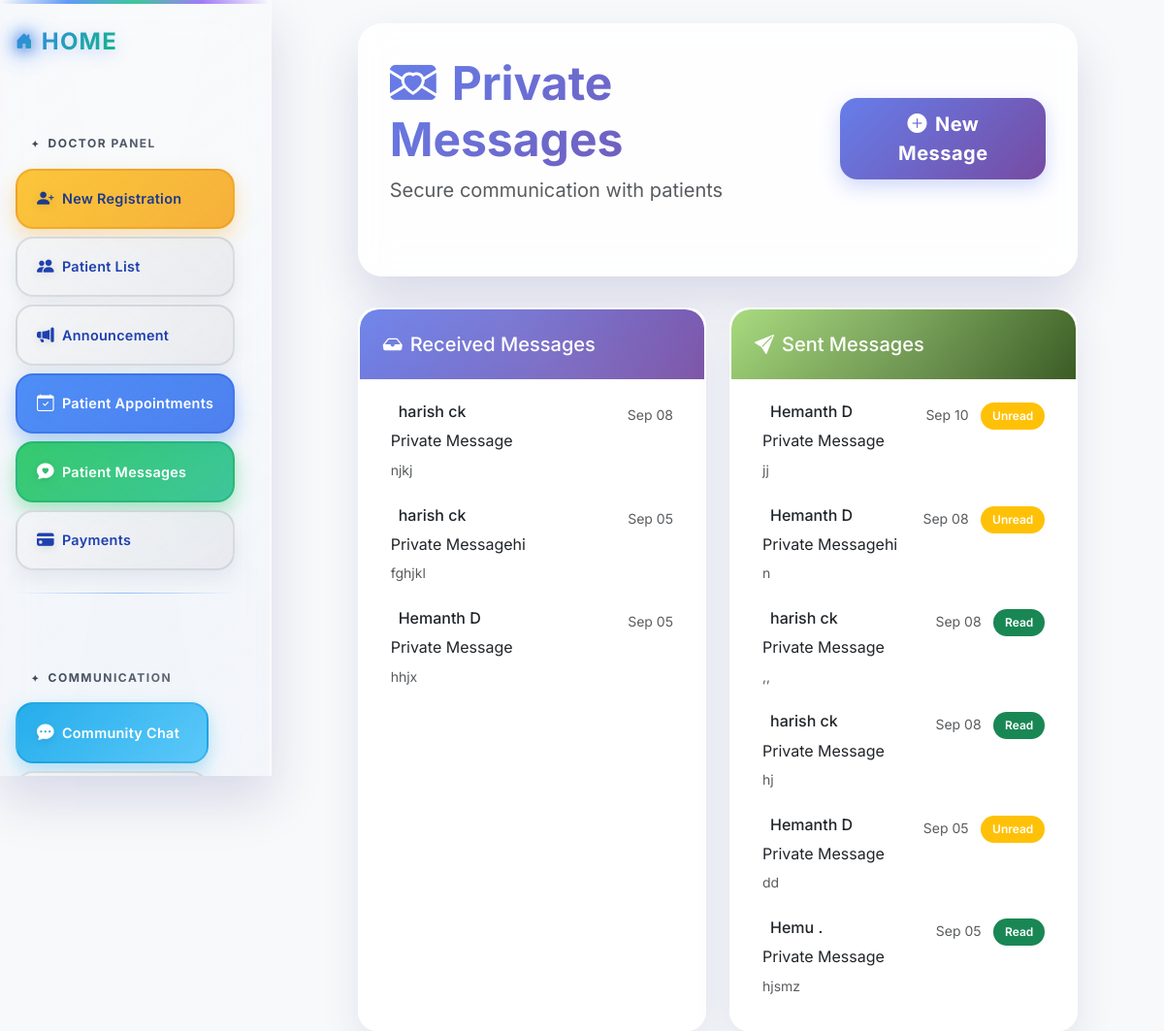
Screenshot of /messages/private/ (signed in) with the database file from the repository.
### messaging/models.py (models this page shows, shortened)
class PrivateMessage(models.Model):
    sender = models.ForeignKey(User, on_delete=models.CASCADE, related_name='sent_messages')
    recipient = models.ForeignKey(User, on_delete=models.CASCADE, related_name='received_messages')
    subject = models.CharField(max_length=200, default="Private Message")
    message = models.TextField()
    is_read = models.BooleanField(default=False)
    created_at = models.DateTimeField(default=timezone.now)
    class Meta:
        ordering = ['-created_at']

### messaging/views.py (the view)
# urls.py: path("private/", views.private_messages, name="private_messages"),
@login_required
def private_messages(request):
    if request.user.is_superuser:
        received_messages = PrivateMessage.objects.filter(recipient=request.user)
        sent_messages = PrivateMessage.objects.filter(sender=request.user)
    else:
        received_messages = PrivateMessage.objects.filter(recipient=request.user)
        sent_messages = PrivateMessage.objects.filter(sender=request.user)
    received_messages.filter(is_read=False).update(is_read=True)
    context = {
        'received_messages': received_messages,
        'sent_messages': sent_messages,
        'unread_count': PrivateMessage.objects.filter(recipient=request.user, is_read=False).count()
    }
    return render(request, 'messaging/private_messages.html', context)

### messaging/templates/messaging/private_messages.html (shortened to what this page needs)
{% extends "base.html" %}
{% block content %}
<div class="container mt-4">
  <div class="row justify-content-center">
    <div class="col-lg-10">
      <div class="messages-container">
        <div class="d-flex justify-content-between align-items-center mb-4">
          <div>
            <h1 class="display-5 fw-bold gradient-text mb-2">
              <i class="bi bi-envelope-heart-fill me-3"></i>Private Messages
            </h1>
            <p class="text-muted fs-5">Secure communication with {% if request.user.is_superuser %}patients{% else %}doctors{% endif %}</p>
          </div>
          <div class="text-end">
            <a href="{% url 'messaging:send_message' %}" class="btn btn-primary btn-lg px-4">
              <i class="bi bi-plus-circle-fill me-2"></i>New Message
            </a>
          </div>
        </div>
      </div>
      <div class="row g-4 align-items-stretch">
        <div class="col-md-6">
          <div class="message-card h-100">
            <div class="card-header text-white received-header">
              <h5 class="mb-0 position-relative">
                <i class="bi bi-inbox-fill me-2"></i>Received Messages
              </h5>
            </div>
            <div class="card-body p-3">
              {% if received_messages %}
                <div class="list-group list-group-flush">
                  {% for message in received_messages %}
                    <a href="{% url 'messaging:view_message' message.id %}" class="list-group-item list-group-item-action {% if not message.is_read %}unread{% endif %} text-decoration-none">
                      <div class="d-flex justify-content-between align-items-start">
                        <div class="flex-grow-1">
                          <h6 class="mb-2 {% if not message.is_read %}fw-bold{% endif %}">
                            {{ message.sender.get_full_name|default:message.sender.username }}
                          </h6>
                          <p class="mb-1 {% if not message.is_read %}fw-semibold{% endif %}">{{ message.subject }}</p>
                          <small class="text-muted">{{ message.message|truncatechars:100 }}</small>
                        </div>
                        <div class="text-end">
                          <small class="text-muted">{{ message.created_at|date:"M d" }}</small>
                        </div>
                      </div>
                    </a>
                  {% endfor %}
                </div>
              {% else %}
                <div class="text-center py-5 empty-state">
                  <i class="bi bi-inbox display-1 text-muted mb-3"></i>
                  <h5 class="text-muted mt-3">No messages received</h5>
                  <p class="text-muted">You haven't received any private messages yet.</p>
                </div>
              {% endif %}
            </div>
          </div>
        </div>
        <div class="col-md-6">
          <div class="message-card h-100">
            <div class="card-header text-white sent-header">
              <h5 class="mb-0 position-relative">
                <i class="bi bi-send-fill me-2"></i>Sent Messages
              </h5>
            </div>
            <div class="card-body p-3">
              {% if sent_messages %}
                <div class="list-group list-group-flush">
                  {% for message in sent_messages %}
                    <a href="{% url 'messaging:view_message' message.id %}" class="list-group-item list-group-item-action text-decoration-none">
                      <div class="d-flex justify-content-between align-items-start">
                        <div class="flex-grow-1">
                          <h6 class="mb-2">
                            {{ message.recipient.get_full_name|default:message.recipient.username }}
                          </h6>
                          <p class="mb-1">{{ message.subject }}</p>
                          <small class="text-muted">{{ message.message|truncatechars:100 }}</small>
                        </div>
                        <div class="text-end">
                          <small class="text-muted">{{ message.created_at|date:"M d" }}</small>
                          {% if message.is_read %}
                            <span class="badge bg-success ms-2">Read</span>
                          {% else %}
                            <span class="badge bg-warning ms-2">Unread</span>
                          {% endif %}
                        </div>
                      </div>
                    </a>
                  {% endfor %}
                </div>
              {% else %}
                <div class="text-center py-5 empty-state">
                  <i class="bi bi-send display-1 text-muted mb-3"></i>
                  <h5 class="text-muted mt-3">No messages sent</h5>
                  <p class="text-muted">You haven't sent any private messages yet.</p>
                </div>
              {% endif %}
            </div>
          </div>
        </div>
      </div>
    </div>
  </div>
</div>
{% endblock %}

### templates/base.html (style rules this page uses)
:root { --bg-color: #f8f9fa; --text-color: #212529; --primary-gradient: linear-gradient(135deg, #667eea 0%, #764ba2 100%); --secondary-gradient: linear-gradient(135deg, #f093fb 0%, #f5576c 100%); --success-gradient: linear-gradient(135deg, #4facfe 0%, #00f2fe 100%); --warning-gradient: linear-gradient(135deg, #43e97b 0%, #38f9d7 100%); --danger-gradient: linear-gradient(135deg, #fa709a 0%, #fee140 100%); --card-shadow: 0 10px 30px rgba(0, 0, 0, 0.1); --card-shadow-hover: 0 20px 40px rgba(0, 0, 0, 0.15); --border-radius: 15px; --transition: all 0.3s cubic-bezier(0.4, 0, 0.2, 1); }
* { box-sizing: border-box; }
body { background: var(--bg-color); color: var(--text-color); transition: var(--transition); font-family: 'Inter', -apple-system, BlinkMacSystemFont, 'Segoe UI', sans-serif; line-height: 1.6; overflow-x: hidden; }
html { scroll-behavior: smooth; }
.btn { border-radius: 10px; font-weight: 500; transition: var(--transition); border: none; position: relative; overflow: hidden; }
.btn::before { content: ''; position: absolute; top: 0; left: -100%; width: 100%; height: 100%; background: linear-gradient(90deg, transparent, rgba(255,255,255,0.2), transparent); transition: left 0.5s; }
.btn-primary { background: var(--primary-gradient); box-shadow: 0 4px 15px rgba(102, 126, 234, 0.4); }
body { margin: 0; padding: 0; position: relative; }

### messaging/templates/messaging/private_messages.html (style rules this page uses)
.messages-container { backdrop-filter: blur(16px) saturate(180%); background: rgba(255, 255, 255, 0.85); border-radius: 25px; border: 1px solid rgba(255, 255, 255, 0.18); box-shadow: 0 25px 50px rgba(31, 38, 135, 0.15); transition: all 0.4s cubic-bezier(0.175, 0.885, 0.32, 1.275); animation: fadeInUp 0.8s ease-out; padding: 2rem; margin-bottom: 2rem; }
.message-card { backdrop-filter: blur(16px) saturate(180%); background: rgba(255, 255, 255, 0.9); border-radius: 20px; border: 2px solid rgba(255, 255, 255, 0.3); box-shadow: 0 15px 40px rgba(31, 38, 135, 0.1); transition: all 0.4s cubic-bezier(0.175, 0.885, 0.32, 1.275); overflow: hidden; position: relative; }
.message-card::before { content: ''; position: absolute; top: 0; left: -100%; width: 100%; height: 100%; background: linear-gradient(90deg, transparent, rgba(102, 126, 234, 0.1), transparent); transition: left 0.6s; }
.card-header { border-radius: 20px 20px 0 0 !important; padding: 1.5rem; font-weight: 700; position: relative; overflow: hidden; }
.card-header::before { content: ''; position: absolute; top: -50%; left: -50%; width: 200%; height: 200%; background: linear-gradient(45deg, transparent, rgba(255,255,255,0.1), transparent); animation: shimmer 3s infinite; }
.received-header { background: linear-gradient(135deg, #667eea 0%, #764ba2 100%); }
.sent-header { background: linear-gradient(135deg, #a3d977 0%, #2d5016 100%); }
.list-group-item { border: none; border-radius: 15px; margin-bottom: 0.5rem; transition: all 0.4s cubic-bezier(0.175, 0.885, 0.32, 1.275); background: rgba(255, 255, 255, 0.7); backdrop-filter: blur(10px); position: relative; overflow: hidden; }
.btn { border-radius: 18px; padding: 12px 24px; transition: all 0.4s cubic-bezier(0.175, 0.885, 0.32, 1.275); font-weight: 700; letter-spacing: 0.5px; border: none; position: relative; overflow: hidden; }
.btn::before { content: ''; position: absolute; top: 0; left: -100%; width: 100%; height: 100%; background: linear-gradient(90deg, transparent, rgba(255,255,255,0.3), transparent); transition: left 0.6s; }
.btn-primary { background: linear-gradient(135deg, #667eea 0%, #764ba2 100%); color: white; box-shadow: 0 8px 20px rgba(102, 126, 234, 0.3); }
.badge { border-radius: 15px; padding: 8px 12px; font-weight: 600; animation: pulse 2s infinite; }
.gradient-text { background: linear-gradient(135deg, #667eea 0%, #764ba2 100%); -webkit-background-clip: text; -webkit-text-fill-color: transparent; background-clip: text; font-weight: 900; }

### rows the page displays
PrivateMessage: sender.get_full_name "harish ck", subject "Private Message", message "njkj", created_at "Sep 08"
PrivateMessage: sender.get_full_name "harish ck", subject "Private Messagehi", message "fghjkl", created_at "Sep 05"
PrivateMessage: sender.get_full_name "Hemanth D", subject "Private Message", message "hhjx", created_at "Sep 05"
PrivateMessage: recipient.get_full_name "Hemanth D", subject "Private Message", message "jj", created_at "Sep 10", is_read "Unread"
PrivateMessage: recipient.get_full_name "Hemanth D", subject "Private Messagehi", message "n", created_at "Sep 08", is_read "Unread"
PrivateMessage: recipient.get_full_name "harish ck", subject "Private Message", message ",,", created_at "Sep 08", is_read "Read"
PrivateMessage: recipient.get_full_name "harish ck", subject "Private Message", message "hj", created_at "Sep 08", is_read "Read"
PrivateMessage: recipient.get_full_name "Hemanth D", subject "Private Message", message "dd", created_at "Sep 05", is_read "Unread"
PrivateMessage: recipient.get_full_name "Hemu .", subject "Private Message", message "hjsmz", created_at "Sep 05", is_read "Read"
